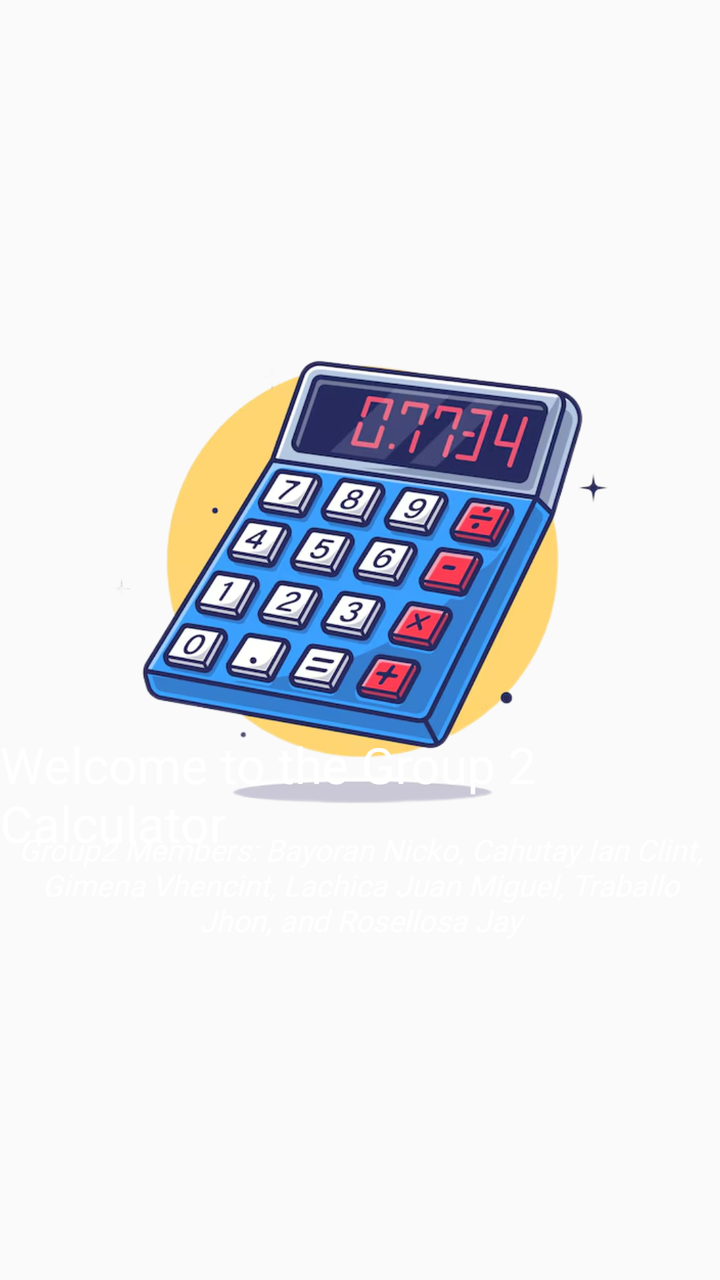
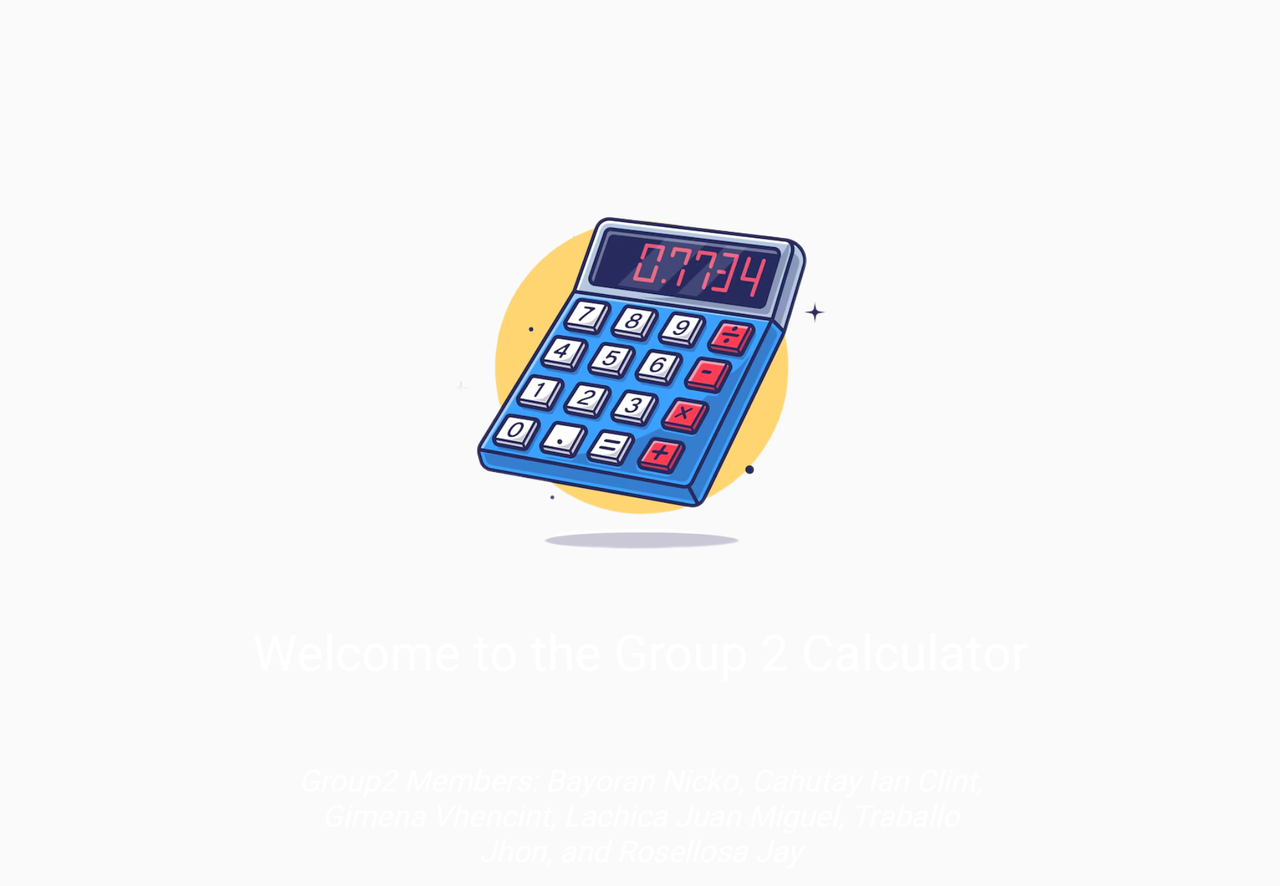

Compare how this app lays out the same screen by default and in its alternative resource folder. The renders come first, then the two layout files and the values they reference.
<!-- AndroidManifest.xml: application theme Theme.G2calc -->
<!-- res/layout/splash.xml -->
<?xml version="1.0" encoding="utf-8"?>
<androidx.constraintlayout.widget.ConstraintLayout xmlns:android="http://schemas.android.com/apk/res/android"
    xmlns:app="http://schemas.android.com/apk/res-auto"
    xmlns:tools="http://schemas.android.com/tools"
    android:id="@+id/main"
    android:layout_width="match_parent"
    android:layout_height="match_parent"
    tools:context=".splash"
    android:background="@drawable/intro_bg">

    <ImageView
        android:id="@+id/imageView4"
        android:layout_width="320dp"
        android:layout_height="356dp"
        app:layout_constraintBottom_toBottomOf="parent"
        app:layout_constraintEnd_toEndOf="parent"
        app:layout_constraintHorizontal_bias="0.494"
        app:layout_constraintStart_toStartOf="parent"
        app:layout_constraintTop_toTopOf="parent"
        app:layout_constraintVertical_bias="0.357"
        app:srcCompat="@drawable/cal" />

    <TextView
        android:id="@+id/textView"
        android:layout_width="wrap_content"
        android:layout_height="wrap_content"
        android:fontFamily="@font/bigshot_one"
        android:text="@string/des1"
        android:textColor="@color/white"
        android:textSize="25sp"
        app:layout_constraintBottom_toBottomOf="parent"
        app:layout_constraintEnd_toEndOf="parent"
        app:layout_constraintHorizontal_bias="0.51"
        app:layout_constraintStart_toStartOf="parent"
        app:layout_constraintTop_toTopOf="parent"
        app:layout_constraintVertical_bias="0.633" />

    <TextView
        android:id="@+id/textView3"
        android:layout_width="352dp"
        android:layout_height="100dp"
        android:fontFamily="@font/bigshot_one"
        android:gravity="center"
        android:text="@string/des2"
        android:textColor="@color/white"
        android:textSize="15sp"
        android:textStyle="italic"
        app:layout_constraintBottom_toBottomOf="parent"
        app:layout_constraintEnd_toEndOf="parent"
        app:layout_constraintHorizontal_bias="0.491"
        app:layout_constraintStart_toStartOf="parent"
        app:layout_constraintTop_toTopOf="parent"
        app:layout_constraintVertical_bias="0.727" />

</androidx.constraintlayout.widget.ConstraintLayout>
<!-- resources referenced by this layout -->
<resources>
  <color name="white">#FFFFFFFF</color>
  <!-- drawable cal: png bitmap (drawable, 292889 bytes) -->
  <!-- drawable intro_bg (drawable) -->
  <?xml version="1.0" encoding="utf-8"?>
  <shape xmlns:android="http://schemas.android.com/apk/res/android">
      <gradient
          android:startColor="@color/yase"
          android:endColor="@color/mite"
          android:angle="60"/>
  </shape>
  <string name="des1">Welcome to the Group 2 Calculator</string>
  <string name="des2">Group2 Members: Bayoran Nicko, Cahutay Ian Clint, Gimena Vhencint, Lachica Juan Miguel,
          Traballo Jhon, and Rosellosa Jay"</string>
  <style name="Theme.G2calc" parent="Theme.AppCompat.DayNight.NoActionBar">
          <item name="android:windowFullscreen">true</item>
          
          <item name="colorPrimary">@color/purple_500</item>
          <item name="colorPrimaryVariant">@color/purple_700</item>
          <item name="colorOnPrimary">@color/white</item>
          
          <item name="colorSecondary">@color/teal_200</item>
          <item name="colorSecondaryVariant">@color/teal_700</item>
          <item name="colorOnSecondary">@color/black</item>
          
          <item name="android:statusBarColor">?attr/colorPrimaryVariant</item>
          
      </style>
  <color name="purple_500">#FF6200EE</color>
  <color name="purple_700">#FF3700B3</color>
  <color name="teal_200">#FF03DAC5</color>
  <color name="teal_700">#FF018786</color>
  <color name="black">#FF000000</color>
</resources>
<!-- res/layout-land/splash.xml (the repository's variant of the layout above) -->
<!-- drawn on the phone turned sideways -->
<?xml version="1.0" encoding="utf-8"?>
<ScrollView xmlns:android="http://schemas.android.com/apk/res/android"
    xmlns:app="http://schemas.android.com/apk/res-auto"
    xmlns:tools="http://schemas.android.com/tools"
    android:layout_width="match_parent"
    android:layout_height="match_parent"
    tools:ignore="SpeakableTextPresentCheck"
    android:fillViewport="true">


    <androidx.constraintlayout.widget.ConstraintLayout
        android:id="@+id/main"
        android:layout_width="match_parent"
        android:layout_height="wrap_content"
        android:background="@drawable/intro_bg"
        tools:layout_editor_absoluteX="1dp">

        <ImageView
            android:id="@+id/imageView4"
            android:layout_width="240dp"
            android:layout_height="262dp"
            app:layout_constraintBottom_toBottomOf="parent"
            app:layout_constraintEnd_toEndOf="parent"
            app:layout_constraintHorizontal_bias="0.499"
            app:layout_constraintStart_toStartOf="parent"
            app:layout_constraintTop_toTopOf="parent"
            app:layout_constraintVertical_bias="0.285"
            app:srcCompat="@drawable/cal" />

        <TextView
            android:id="@+id/textView"
            android:layout_width="wrap_content"
            android:layout_height="wrap_content"
            android:fontFamily="@font/bigshot_one"
            android:text="@string/des1"
            android:textColor="@color/white"
            android:textSize="25sp"
            app:layout_constraintBottom_toBottomOf="parent"
            app:layout_constraintEnd_toEndOf="parent"
            app:layout_constraintStart_toStartOf="parent"
            app:layout_constraintTop_toTopOf="parent"
            app:layout_constraintVertical_bias="0.754" />

        <TextView
            android:id="@+id/textView3"
            android:layout_width="343dp"
            android:layout_height="71dp"
            android:layout_marginTop="372dp"
            android:fontFamily="@font/bigshot_one"
            android:gravity="center"
            android:text="@string/des2"
            android:textColor="@color/white"
            android:textSize="15sp"
            android:textStyle="italic"
            app:layout_constraintEnd_toEndOf="parent"
            app:layout_constraintStart_toStartOf="parent"
            app:layout_constraintTop_toTopOf="parent" />

    </androidx.constraintlayout.widget.ConstraintLayout>

</ScrollView>
